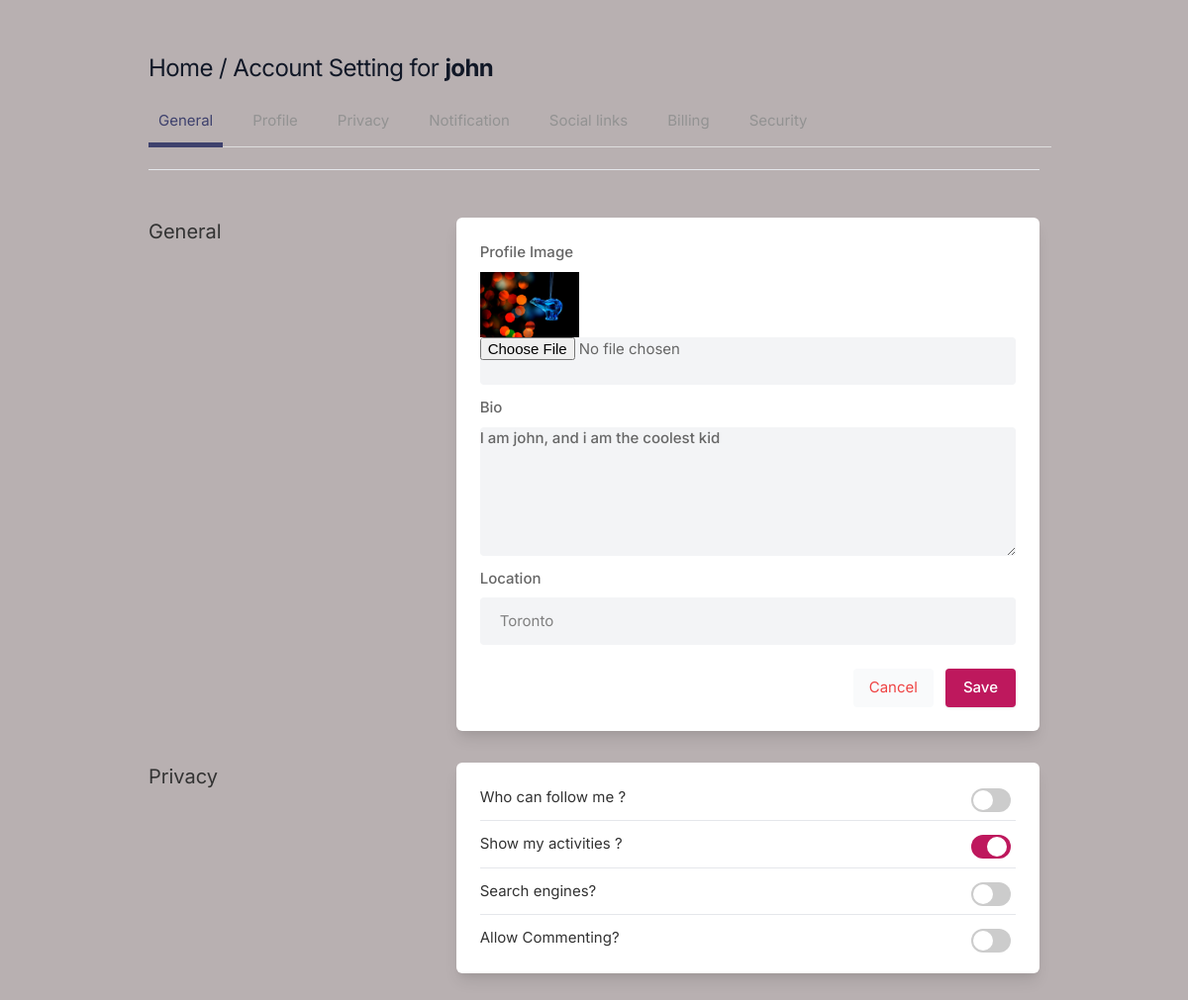
The app's page /settings (signed in) with its own data.
### core/models.py (models this page shows, shortened)
class Profile(models.Model):
    user = models.ForeignKey(User, on_delete=models.CASCADE)
    id_user = models.IntegerField()
    bio = models.TextField(blank=True)
    profileimg = models.ImageField(upload_to='profile_images', default='blank-profile-picture.png')
    location = models.CharField(max_length=100, blank=True)

### core/views.py (the view, shortened to what this page needs)
# urls.py: path('settings', views.settings, name='settings'),
@login_required(login_url='signin')
def settings(request):
    user_profile = Profile.objects.get(user=request.user)
    return render(request, 'setting.html', {'user_profile': user_profile})

### templates/setting.html (shortened to what this page needs)
{% load static %}
<!DOCTYPE html>
<html lang="en">
<head>
    <link rel="stylesheet" href="{% static 'assets/css/icons.css' %}">
    <link rel="stylesheet" href="{% static 'assets/css/uikit.css' %}">
    <link rel="stylesheet" href="{% static 'assets/css/style.css' %}">
    <link rel="stylesheet" href="{% static 'assets/css/tailwind.css' %}">
</head>
<body>
            <div class="container m-auto">
                <h1 class="text-2xl leading-none text-gray-900 tracking-tight mt-3"><a href="/">Home</a> / Account Setting for <b>{{user.username}}</b> </h1>
                <ul class="mt-5 -mr-3 flex-nowrap lg:overflow-hidden overflow-x-scroll uk-tab">
                    <li class="uk-active"><a href="#">General</a></li>
                    <li><a href="#">Profile</a></li>
                    <li><a href="#">Privacy</a></li>
                    <li><a href="#">Notification</a></li>
                    <li><a href="#">Social links</a></li>
                    <li><a href="#">Billing</a></li>
                    <li><a href="#">Security</a></li>
                </ul>
                <br>
                <hr>
                <div class="grid lg:grid-cols-3 mt-12 gap-8">
                    <div>
                        <h3 class="text-xl mb-2"> General</h3>
                    </div>
                    <div class="bg-white rounded-md lg:shadow-lg shadow col-span-2">
                    <form action="" method="POST" enctype="multipart/form-data">
                       <div class="grid grid-cols-2 gap-3 lg:p-6 p-4">
                            <div class="col-span-2">
                                <label for=""> Profile Image</label>
                                <img width="100" height="100" src="{{user_profile.profileimg.url}}" />
                                <input type="file" name="image" value="" class="shadow-none bg-gray-100">
                            </div>
                            <div class="col-span-2">
                                <label for="about">Bio</label>
                                <textarea id="about" name="bio" rows="3"  class="shadow-none bg-gray-100">{{user_profile.bio}}</textarea>
                            </div>
                            <div class="col-span-2">
                                <label for=""> Location</label>
                                <input type="text" name="location" value="{{user_profile.location}}" class="shadow-none bg-gray-100">
                            </div>
                       </div>
                       <div class="bg-gray-10 p-6 pt-0 flex justify-end space-x-3">
                           <button class="p-2 px-4 rounded bg-gray-50 text-red-500"> <a href="/">Cancel</a> </button>
                           <button type="submit" class="button bg-blue-700"> Save </button>
                       </div>
                    </form>
                    </div>
                     <div>
                        <h3 class="text-xl mb-2"> Privacy</h3>
                    </div>
                    <div class="bg-white rounded-md lg:shadow-lg shadow lg:p-6 p-4 col-span-2">
                    <div class="space-y-3">
                        <div class="flex justify-between items-center">
                            <div>
                                <h4> Who can follow me ?</h4>
                            </div>
                            <div class="switches-list -mt-8 is-large">
                                <div class="switch-container">
                                    <label class="switch"><input type="checkbox"><span class="switch-button"></span> </label>
                                </div>
                            </div>
                        </div>
                        <hr>
                        <div class="flex justify-between items-center">
                            <div>
                                <h4> Show my activities ?</h4>
                            </div>
                            <div class="switches-list -mt-8 is-large">
                                <div class="switch-container">
                                    <label class="switch"><input type="checkbox" checked><span class="switch-button"></span> </label>
                                </div>
                            </div>
                        </div>
                        <hr>
                        <div class="flex justify-between items-center">
                            <div>
                                <h4> Search engines?</h4>
                            </div>
                            <div class="switches-list -mt-8 is-large">
                                <div class="switch-container">
                                    <label class="switch"><input type="checkbox"><span class="switch-button"></span> </label>
                                </div>
                            </div>
                        </div>
                        <hr>
                        <div class="flex justify-between items-center">
                            <div>
                                <h4> Allow Commenting?</h4>
                            </div>
                            <div class="switches-list -mt-8 is-large">
                                <div class="switch-container">
                                    <label class="switch"><input type="checkbox"><span class="switch-button"></span> </label>
                                </div>
                            </div>
                        </div>
                    </div>
                    </div>
                    <br>
                </div>
            </div>
</body>
</html>

### records on screen
Profile: profileimg (picture), bio "I am john, and i am the coolest kid", location "Toronto"

### other values on screen
{{ user.username }} "john"
